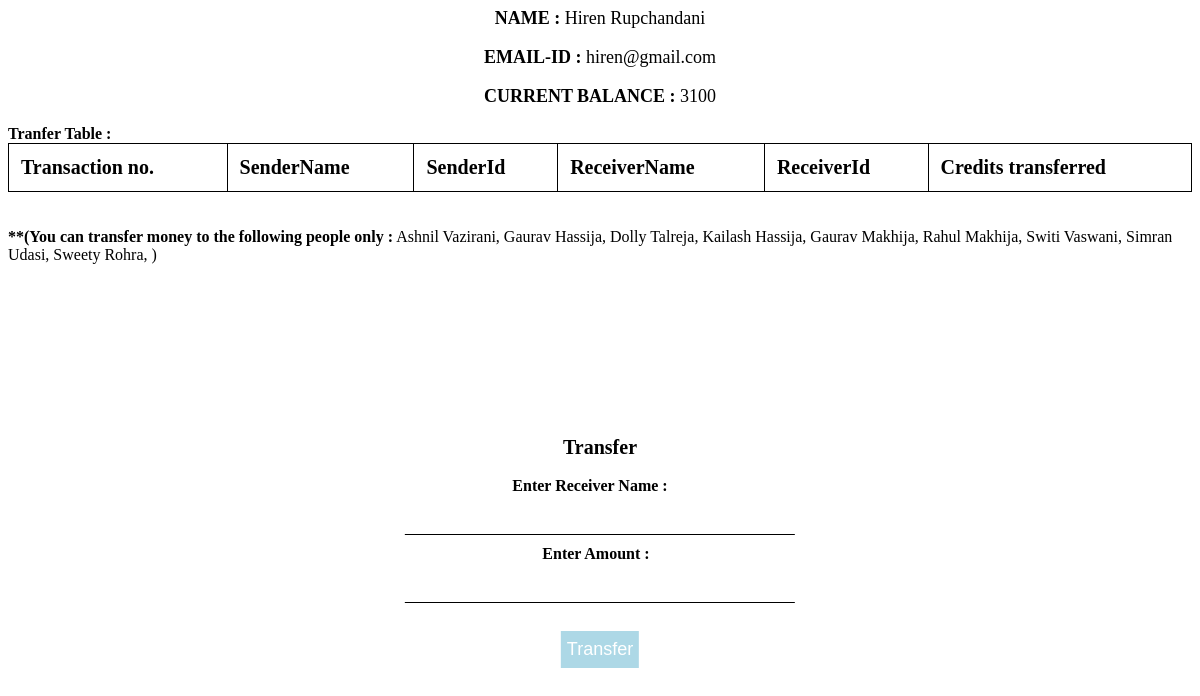
The app's page /transaction.php?id=106&sname=Hiren Rupchandani&scredit=3100 with its own data.
### tables this page shows
CREATE TABLE `users` (
  `user_id` int(11) NOT NULL,
  `user_name` varchar(255) NOT NULL,
  `user_email` varchar(255) NOT NULL,
  `user_credit` varchar(255) NOT NULL
);

### transaction.php (the view, shortened to what this page needs)
<?php
require_once("database.php");
?>
<html>
<head>
    </head>
    <body>
    <?php
$id = $_GET['id'];
$sname  = $_GET['sname'];
$scredit = $_GET['scredit'];
$query="SELECT * FROM users WHERE user_id = $id";
$result=mysqli_query($connection,$query);
$row = mysqli_fetch_assoc($result);
        ?>
        <p style="font-size:18px;text-align:center;"><B>NAME : </B> <?php
       echo $row['user_name'];?> </p>
        <p style="font-size:18px;text-align:center;"><B>EMAIL-ID : </B> <?php
       echo $row['user_email'];?> </p>
        <p style="font-size:18px;text-align:center;"><B>CURRENT BALANCE : </B> <?php
       echo $row['user_credit'];?> </p>
      <B> <?php  echo "Tranfer Table : " ?> </B>
         <table style="width:100%">
        <thead>
        <tr>
        <th>Transaction no.</th>
        <th>SenderName</th>
        <th>SenderId</th>
        <th>ReceiverName</th>
        <th>ReceiverId</th>
        <th>Credits transferred</th>
        </tr></thead>
                </table>
<br><br>
         <B><?php echo "**(You can transfer money to the following people only :";
             ?></B>
   <?php
        $query2="SELECT * FROM users WHERE user_id != $id";
$result2=mysqli_query($connection,$query2);
while( $row2 = mysqli_fetch_assoc($result2)){
echo $row2['user_name'];
    echo ", ";
}
        echo ")";
?><br><br>
        <div class="details" align="center">
        <form action="transaction_status.php?id=<?php echo "$id"?>&sname=<?php echo "$sname"?>&scredit=<?php echo "$scredit"?>" method="POST" role="form">
	<legend><B style="font-size:20px;">Transfer</B></legend><br>
   <div class="form-group">
		<label for=""><B>Enter Receiver Name : &ensp;&ensp; </B></label>
		<input type="text" name="rname" required>
	</div>
                <div class="form-group">
		<label for=""><B>Enter Amount : &nbsp; </B></label>
		<input type="text" name="amt" required>
	</div>
<br>
	<button type="submit" name="submit">Transfer</button>
</form>
        </div>
    </body></html>

### transaction.php (style rules this page uses)
table,td,th { border:1px solid black; border-collapse:collapse; font-weight: bolder; }
td,th { padding:12px; text-align:left; }
thead { font-size: 20px; }
.details { height: auto; top: 70%; left: 50%; position: absolute; transform: translate(-50%,-50%); box-sizing: border-box; padding: 30px 40px; }
.details input { width: 100%; margin-bottom: 10px; }
.details input[type="text"], input[type="password"], input[type="email"] { border: none; border-bottom: 1px solid #000; background: transparent; outline: none; height: 40px; font-size: 16px; }
.details button[type="submit"] { border: none; outline: none; height: 37px; background: lightblue; color: #fff; font-size: 18px; }

### records on screen
users: user_name "Hiren Rupchandani", user_email "hiren@gmail.com", user_credit "3100"
users: user_name "Ashnil Vazirani"
users: user_name "Gaurav Hassija"
users: user_name "Dolly Talreja"
users: user_name "Kailash Hassija"
users: user_name "Gaurav Makhija"
users: user_name "Rahul Makhija"
users: user_name "Switi Vaswani"
users: user_name "Simran Udasi"
users: user_name "Sweety Rohra"
